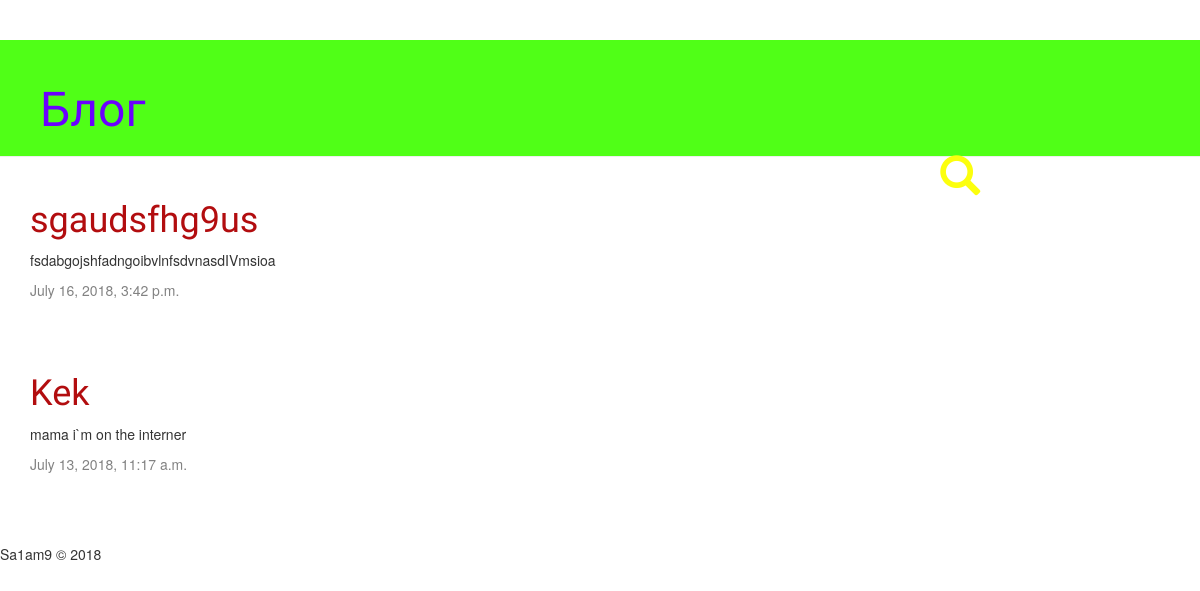
Before: / with the older database file.
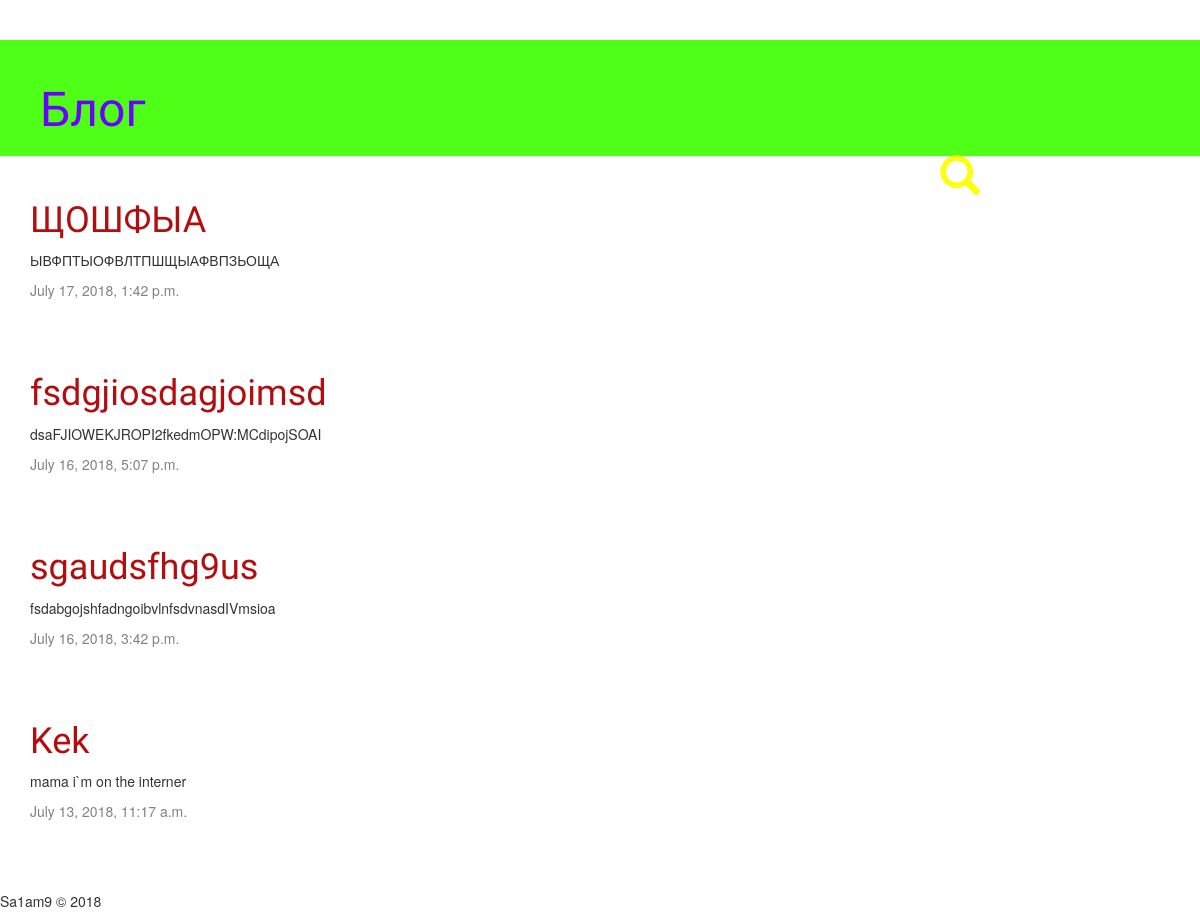
After: the same page with the newer database file.
### blog/models.py (models this page shows, shortened)
class Post(models.Model):
    author = models.ForeignKey('auth.User', on_delete=models.CASCADE)
    title = models.CharField(max_length=200)
    text = models.TextField()
    created_date = models.DateTimeField(
            default=timezone.now)
    published_date = models.DateTimeField(
       blank=True, null=True)

### blog/views.py (the view)
# urls.py: url(r'^$', views.post_list, name='post_list'),
def post_list(request):
    posts = Post.objects.filter(published_date__lte=timezone.now()).order_by('published_date')
    return render(request, 'post_list.html', {"posts" : posts[::-1]})

### blog/templates/post_list.html
{% extends 'base.html' %}
{% block content %}
    {% for post in posts %}
        <div class="post">
            <h1><a href="{% url 'post_detail' pk=post.pk %}">{{ post.title }}</a></h1>
            <p>{{ post.text|linebreaksbr }}</p>
         <div class="date">
                {{ post.published_date }}
         </div>
        </div>
    {% endfor %}
{% endblock %}

### blog/templates/base.html (shortened to what this page needs)
<!DOCTYPE html>
{% load static %}
<html>
<head>
    <link rel="stylesheet" href="{% static 'css/blog.css' %}">
    <link rel="stylesheet" href="//maxcdn.bootstrapcdn.com/bootstrap/3.2.0/css/bootstrap.min.css">
    <link rel="stylesheet" href="//maxcdn.bootstrapcdn.com/bootstrap/3.2.0/css/bootstrap-theme.min.css">
</head>
<body>
    <div class="page-header">
        <h1><a href="/">Блог</a></h1>
        <a href="{% url 'post_new' %}" class="top-menu"><span class="glyphicon glyphicon-search"></span></a>
    </div>
    <div class="content container">
        <div class="row">
            <div class="col-md-8">
            {% block content %}
            {% endblock %}
            </div>
        </div>
    </div>
</body>
<footer class="footer" style="width: 100%;">
    <p>Sa1am9 © 2018 </p>
</footer>
</body>
</html>

### blog/static/css/blog.css (style rules this page uses)
.page-header { background-color: #50ff17; padding: 20px 200px 200px 40px; }
h1 a { color: #83a01b; font-family: 'Lobster'; }
.page-header h1, .page-header h1 a, .page-header h1 a:visited, .page-header h1 a:active { color: #6a00ff; font-size: 36pt; text-decoration: none; }
.content { margin-left: 40px; }
h1, h2, h3, h4 { font-family: 'Lobster', cursive; }
.date { color: #828282; }
.top-menu, .top-menu:hover, .top-menu:visited { color: #fcff0d; float: right; font-size: 30pt; margin-right: 20px; margin-top: 1px; }
.post { margin-bottom: 70px; }
.post h1 a, .post h1 a:visited { color: #b20d0f; }

Changed rows visible on the page:
added Post: title "ЩОШФЫА", text "ЫВФПТЫОФВЛТПШЩЫАФВПЗЬОЩА", published_date "July 17, 2018, 1:42 p.m."
added Post: title "fsdgjiosdagjoimsd", text "dsaFJIOWEKJROPI2fkedmOPW:MCdipojSOAI", published_date "July 16, 2018, 5:07 p.m."
